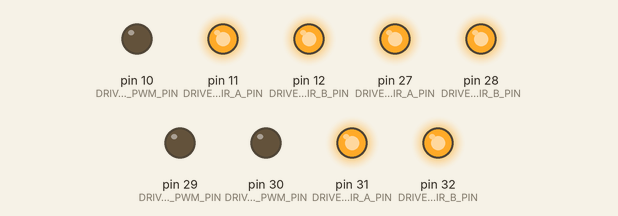
This sketch was run on a simulated Arduino Mega 2560, built with avr-gcc and run on an emulated ATmega2560. On the bench: output pins drawn as LEDs (lit = HIGH).

Above: at 0.15 s.
At 14.56 s:
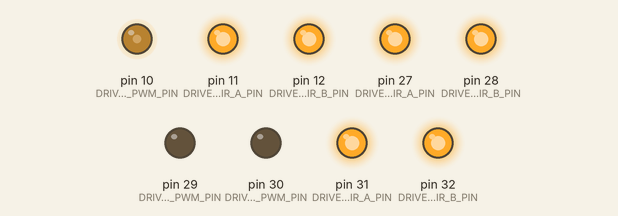
Timing chart, 0 to 16.0 s (numbered marks = the images above):
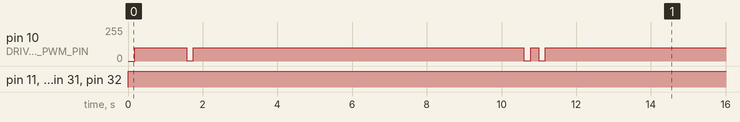

The sketch:

DriveBaseDemo.ino
```cpp
// (licence header left out)
#include <AccelStepper.h>

// Define a stepper and the pins it will use
AccelStepper stepper(AccelStepper::DRIVER, 6, 5); // Defaults to AccelStepper::FULL4WIRE (4 pins) on 2, 3, 4, 5

int Limit = 23; //define Enable Pin

const int DRIVE_1_PWM_PIN  = 29;
const int DRIVE_1_DIR_A_PIN = 27;
const int DRIVE_1_DIR_B_PIN = 28;
const int DRIVE_2_PWM_PIN = 30;
const int DRIVE_2_DIR_A_PIN = 31;
const int DRIVE_2_DIR_B_PIN = 32;
const int DRIVE_3_PWM_PIN = 10;
const int DRIVE_3_DIR_A_PIN = 11;
const int DRIVE_3_DIR_B_PIN = 12;

void setup()
{
  pinMode (DRIVE_1_PWM_PIN, OUTPUT);
  pinMode (DRIVE_2_PWM_PIN, OUTPUT);
  pinMode (DRIVE_3_PWM_PIN, OUTPUT);

  stepper.setMaxSpeed(500);
  stepper.setAcceleration(3000);
  pinMode (Limit, INPUT);

  pinMode(DRIVE_1_PWM_PIN,OUTPUT);
  pinMode(DRIVE_1_DIR_A_PIN,OUTPUT);
  pinMode(DRIVE_1_DIR_B_PIN,OUTPUT);
  pinMode(DRIVE_2_PWM_PIN,OUTPUT);
  pinMode(DRIVE_2_DIR_A_PIN,OUTPUT);
  pinMode(DRIVE_2_DIR_B_PIN,OUTPUT);
  pinMode(DRIVE_3_PWM_PIN,OUTPUT);
  pinMode(DRIVE_3_DIR_A_PIN,OUTPUT);
  pinMode(DRIVE_3_DIR_B_PIN ,OUTPUT);
}

void loop()
{

  double power = 100*sin(8*millis()/1000.0);


  analogWrite(DRIVE_1_PWM_PIN, abs((int)(power)));
  analogWrite(DRIVE_2_PWM_PIN, abs((int)(power)));
  analogWrite(DRIVE_3_PWM_PIN, abs((int)(power)));


  digitalWrite(DRIVE_1_DIR_A_PIN, power/abs(power));
  digitalWrite(DRIVE_1_DIR_B_PIN, -power/abs(power));
  digitalWrite(DRIVE_2_DIR_A_PIN, power/abs(power));
  digitalWrite(DRIVE_2_DIR_B_PIN, -power/abs(power));
  digitalWrite(DRIVE_3_DIR_A_PIN, power/abs(power));
  digitalWrite(DRIVE_3_DIR_B_PIN, -power/abs(power));

}
```

Measured:
- by itself, pin 10 (DRIVE_3_PWM_PIN): 0/255 → 99/255 at 0.18 s, → 98/255 0.43 s later, → 99/255 0.36 s later, → 3/255 0.60 s later, … (37 changes in this stretch)
- by itself, pin 11 (DRIVE_3_DIR_A_PIN), pin 12 (DRIVE_3_DIR_B_PIN), pin 27 (DRIVE_1_DIR_A_PIN), pin 28 (DRIVE_1_DIR_B_PIN), pin 31 (DRIVE_2_DIR_A_PIN), pin 32 (DRIVE_2_DIR_B_PIN): LOW → HIGH at 0.00 s
